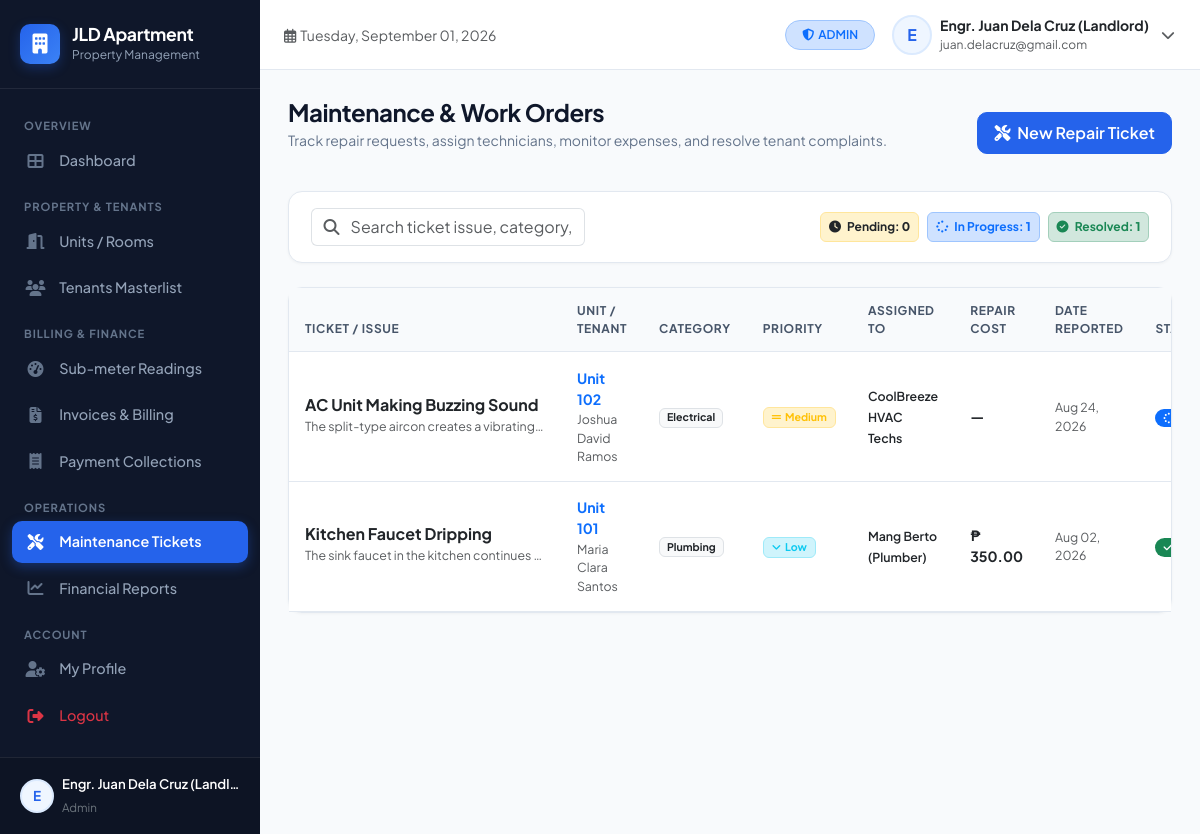
Screenshot of /views/admin/maintenance.php (signed in) with the database file from the repository.
### tables this page shows
CREATE TABLE `maintenance_requests` (
    `id` INT AUTO_INCREMENT PRIMARY KEY,
    `unit_id` INT NOT NULL,
    `tenant_id` INT NOT NULL,
    `issue_title` VARCHAR(150) NOT NULL,
    `category` VARCHAR(50) DEFAULT 'Plumbing',
    `description` TEXT NOT NULL,
    `priority` ENUM('low', 'medium', 'high', 'emergency') NOT NULL DEFAULT 'medium',
    `status` ENUM('pending', 'in_progress', 'completed', 'cancelled') NOT NULL DEFAULT 'pending',
    `assigned_to` VARCHAR(100) NULL,
    `repair_cost` DECIMAL(10,2) DEFAULT 0.00,
    `photo` VARCHAR(255) NULL,
    `requested_date` DATE NOT NULL,
    `resolved_date` DATE NULL,
    `notes` TEXT NULL,
    `created_at` TIMESTAMP DEFAULT CURRENT_TIMESTAMP,
    CONSTRAINT `fk_maint_unit` FOREIGN KEY (`unit_id`) REFERENCES `units` (`id`) ON DELETE CASCADE,
    CONSTRAINT `fk_maint_tenant` FOREIGN KEY (`tenant_id`) REFERENCES `tenants` (`id`) ON DELETE CASCADE
);

CREATE TABLE `units` (
    `id` INT AUTO_INCREMENT PRIMARY KEY,
    `property_id` INT NOT NULL,
    `unit_number` VARCHAR(30) NOT NULL,
    `floor_level` INT DEFAULT 1,
    `unit_type` VARCHAR(50) NOT NULL DEFAULT 'Studio',
    `monthly_rent` DECIMAL(10,2) NOT NULL DEFAULT 0.00,
    `security_deposit` DECIMAL(10,2) NOT NULL DEFAULT 0.00,
    `water_rate_per_unit` DECIMAL(8,2) DEFAULT 45.00,
    `electric_rate_per_kwh` DECIMAL(8,2) DEFAULT 14.50,
    `status` ENUM('vacant', 'occupied', 'maintenance', 'reserved') NOT NULL DEFAULT 'vacant',
    `max_occupants` INT DEFAULT 2,
    `description` TEXT NULL,
    `created_at` TIMESTAMP DEFAULT CURRENT_TIMESTAMP,
    CONSTRAINT `fk_unit_property` FOREIGN KEY (`property_id`) REFERENCES `properties` (`id`) ON DELETE CASCADE
);

CREATE TABLE `tenants` (
    `id` INT AUTO_INCREMENT PRIMARY KEY,
    `user_id` INT NULL,
    `unit_id` INT NULL,
    `first_name` VARCHAR(50) NOT NULL,
    `last_name` VARCHAR(50) NOT NULL,
    `email` VARCHAR(100) NULL,
    `phone` VARCHAR(20) NOT NULL,
    `emergency_contact_name` VARCHAR(100) NULL,
    `emergency_contact_phone` VARCHAR(20) NULL,
    `id_type` VARCHAR(50) DEFAULT 'UMID / National ID',
    `id_number` VARCHAR(50) NULL,
    `id_photo` VARCHAR(255) NULL,
    `lease_start` DATE NOT NULL,
    `lease_end` DATE NOT NULL,
    `rent_due_day` INT DEFAULT 5,
    `deposit_paid` DECIMAL(10,2) DEFAULT 0.00,
    `advance_paid` DECIMAL(10,2) DEFAULT 0.00,
    `status` ENUM('active', 'moved_out', 'evicted') NOT NULL DEFAULT 'active',
    `notes` TEXT NULL,
    `created_at` TIMESTAMP DEFAULT CURRENT_TIMESTAMP,
    CONSTRAINT `fk_tenant_user` FOREIGN KEY (`user_id`) REFERENCES `users` (`id`) ON DELETE SET NULL,
    CONSTRAINT `fk_tenant_unit` FOREIGN KEY (`unit_id`) REFERENCES `units` (`id`) ON DELETE RESTRICT
);

### views/admin/maintenance.php (the view, shortened to what this page needs)
<?php
$pdo = getDBConnection();
$tickets = $pdo->query("SELECT m.*, u.unit_number, t.first_name, t.last_name, t.phone as tenant_phone
    FROM maintenance_requests m
    JOIN units u ON m.unit_id = u.id
    JOIN tenants t ON m.tenant_id = t.id
    ORDER BY FIELD(m.status, 'pending', 'in_progress', 'completed', 'cancelled'), m.created_at DESC")->fetchAll();
include_once dirname(dirname(__DIR__)) . '/includes/header.php';
?>
<div class="d-md-flex align-items-center justify-content-between mb-4">
    <div>
        <h1 class="page-title">Maintenance & Work Orders</h1>
        <p class="page-subtitle">Track repair requests, assign technicians, monitor expenses, and resolve tenant complaints.</p>
    </div>
    <div class="mt-3 mt-md-0">
        <button class="btn btn-primary" data-bs-toggle="modal" data-bs-target="#newTicketModal">
            <i class="fas fa-tools me-1"></i> New Repair Ticket
        </button>
    </div>
</div>
<div class="custom-card mb-4">
    <div class="custom-card-body py-3">
        <div class="row g-2 align-items-center justify-content-between">
            <div class="col-12 col-md-4">
                <div class="input-group">
                    <span class="input-group-text bg-white border-end-0 text-muted"><i class="fas fa-search"></i></span>
                    <input type="text" class="form-control border-start-0 ps-0" placeholder="Search ticket issue, category, or technician..." data-table-search="ticketsTable">
                </div>
            </div>
            <div class="col-12 col-md-auto d-flex gap-2">
                <span class="badge bg-warning-subtle text-dark border border-warning-subtle p-2"><i class="fas fa-clock me-1"></i> Pending: <strong><?php echo count(array_filter($tickets, fn($t) => $t['status'] === 'pending')); ?></strong></span>
                <span class="badge bg-primary-subtle text-primary border border-primary-subtle p-2"><i class="fas fa-spinner me-1"></i> In Progress: <strong><?php echo count(array_filter($tickets, fn($t) => $t['status'] === 'in_progress')); ?></strong></span>
                <span class="badge bg-success-subtle text-success border border-success-subtle p-2"><i class="fas fa-check-circle me-1"></i> Resolved: <strong><?php echo count(array_filter($tickets, fn($t) => $t['status'] === 'completed')); ?></strong></span>
            </div>
        </div>
    </div>
</div>
<div class="custom-card">
    <div class="table-responsive">
        <table class="table table-custom mb-0" id="ticketsTable">
            <thead>
                <tr>
                    <th>Ticket / Issue</th>
                    <th>Unit / Tenant</th>
                    <th>Category</th>
                    <th>Priority</th>
                    <th>Assigned To</th>
                    <th>Repair Cost</th>
                    <th>Date Reported</th>
                    <th>Status</th>
                </tr>
            </thead>
            <tbody>
                <?php if (empty($tickets)): ?>
                    <tr><td colspan="9" class="text-center text-muted py-4">No maintenance tickets reported.</td></tr>
                <?php else: ?>
                    <?php foreach ($tickets as $t): ?>
                        <tr>
                            <td>
                                <div class="fw-bold text-dark fs-6"><?php echo htmlspecialchars($t['issue_title']); ?></div>
                                <small class="text-muted text-truncate d-inline-block" style="max-width: 240px;"><?php echo htmlspecialchars($t['description']); ?></small>
                            </td>
                            <td>
                                <strong class="text-primary"><?php echo htmlspecialchars($t['unit_number']); ?></strong>
                                <div class="small text-muted"><?php echo htmlspecialchars($t['first_name'] . ' ' . $t['last_name']); ?></div>
                            </td>
                            <td>
                                <span class="badge bg-light text-dark border"><?php echo htmlspecialchars($t['category']); ?></span>
                            </td>
                            <td>
                                <?php echo statusBadge($t['priority'], 'priority'); ?>
                            </td>
                            <td>
                                <span class="text-dark small fw-semibold"><?php echo !empty($t['assigned_to']) ? htmlspecialchars($t['assigned_to']) : '<em class="text-muted">Unassigned</em>'; ?></span>
                            </td>
                            <td class="text-dark fw-bold">
                                <?php echo $t['repair_cost'] > 0 ? formatPeso($t['repair_cost']) : '—'; ?>
                            </td>
                            <td class="text-muted small">
                                <?php echo formatDate($t['requested_date']); ?>
                            </td>
                            <td>
                                <?php echo statusBadge($t['status'], 'maintenance'); ?>
                            </td>
                        </tr>
                    <?php endforeach; ?>
                <?php endif; ?>
            </tbody>
        </table>
    </div>
</div>
<?php include_once dirname(dirname(__DIR__)) . '/includes/footer.php'; ?>

### config/helpers.php (shortened to what this page needs)
<?php
function formatPeso($amount) {
    return '₱ ' . number_format((float)($amount ?? 0), 2, '.', ',');
}
function formatDate($date, $format = 'M d, Y') {
    return date($format, strtotime($date));
}
function statusBadge($status, $category = 'general') {
    $status = strtolower(trim((string)$status));
    $classes = 'badge px-2 py-1 rounded-pill ';
    switch ($category) {
        case 'maintenance':
            switch ($status) {
                case 'completed':
                    return '<span class="' . $classes . 'bg-success text-white"><i class="fas fa-check me-1"></i>Resolved</span>';
                case 'in_progress':
                    return '<span class="' . $classes . 'bg-primary text-white"><i class="fas fa-spinner fa-spin me-1"></i>In Progress</span>';
            }
        case 'priority':
            switch ($status) {
                case 'medium':
                    return '<span class="badge bg-warning-subtle text-warning border border-warning-subtle px-2 py-1"><i class="fas fa-grip-lines me-1"></i>Medium</span>';
                case 'low':
                    return '<span class="badge bg-info-subtle text-info border border-info-subtle px-2 py-1"><i class="fas fa-angle-down me-1"></i>Low</span>';
            }
    }
}

### assets/css/custom.css (style rules this page uses)
:root { --primary-color: #2563eb; --primary-hover: #1d4ed8; --primary-subtle: #eff6ff; --secondary-color: #64748b; --success-color: #059669; --success-subtle: #ecfdf5; --warning-color: #d97706; --warning-subtle: #fffbeb; --danger-color: #dc2626; --danger-subtle: #fef2f2; --dark-surface: #0f172a; --sidebar-bg: #0f172a; --sidebar-hover: #1e293b; --sidebar-active: #2563eb; --body-bg: #f8fafc; --card-bg: #ffffff; --border-color: #e2e8f0; --text-main: #1e293b; --text-muted: #64748b; --sidebar-width: 260px; --radius-md: 10px; --radius-lg: 14px; }
body { font-family: 'Plus Jakarta Sans', -apple-system, BlinkMacSystemFont, "Segoe UI", Roboto, sans-serif; background-color: var(--body-bg); color: var(--text-main); min-height: 100vh; overflow-x: hidden; }
.page-title { font-size: 1.5rem; font-weight: 700; color: #0f172a; letter-spacing: -0.02em; margin: 0; }
.page-subtitle { font-size: 0.875rem; color: var(--text-muted); margin-top: 0.2rem; }
.custom-card { background: #ffffff; border: 1px solid var(--border-color); border-radius: var(--radius-lg); box-shadow: 0 1px 3px rgba(0, 0, 0, 0.04); margin-bottom: 1.5rem; }
.custom-card-body { padding: 1.35rem; }
.table-custom { margin-bottom: 0; font-size: 0.885rem; }
.table-custom thead th { background-color: #f8fafc; color: #475569; font-weight: 700; font-size: 0.75rem; text-transform: uppercase; letter-spacing: 0.05em; border-top: none; border-bottom: 1px solid var(--border-color); padding: 0.85rem 1rem; }
.table-custom tbody td { padding: 0.95rem 1rem; vertical-align: middle; border-bottom: 1px solid var(--border-color); color: #334155; }
.btn-primary { background-color: var(--primary-color); border-color: var(--primary-color); font-weight: 600; border-radius: var(--radius-md); padding: 0.5rem 1rem; }

### rows the page displays
maintenance_requests: issue_title "AC Unit Making Buzzing Sound", description "The split-type aircon creates a vibrating…", unit.unit_number "Unit 102", tenant.last_name "Joshua David Ramos", category "Electrical", priority "medium" (drawn), assigned_to "CoolBreeze HVAC Techs", requested_date "Aug 24, 2026"
maintenance_requests: issue_title "Kitchen Faucet Dripping", description "The sink faucet in the kitchen continues…", unit.unit_number "Unit 101", tenant.last_name "Maria Clara Santos", category "Plumbing", priority "low" (drawn), assigned_to "Mang Berto (Plumber)", repair_cost "₱ 350.00", requested_date "Aug 02, 2026"

### other values shown
substr($currentUser['name'] ?? 'U', 0, 1) "E"
$currentUser['name'] "Engr. Juan Dela Cruz (Landl…"
str_replace('_', ' ', $currentUser['role'] ?? '') "Admin"
str_replace('_', ' ', $currentUser['role'] ?? 'User') "ADMIN"
$currentUser['name'] "Engr. Juan Dela Cruz (Landlord)"
$currentUser['email'] "juan.delacruz@gmail.com"
count(array_filter($tickets, fn($t) => $t['status'] === 'pending')) "0"
count(array_filter($tickets, fn($t) => $t['status'] === 'completed')) "1"
